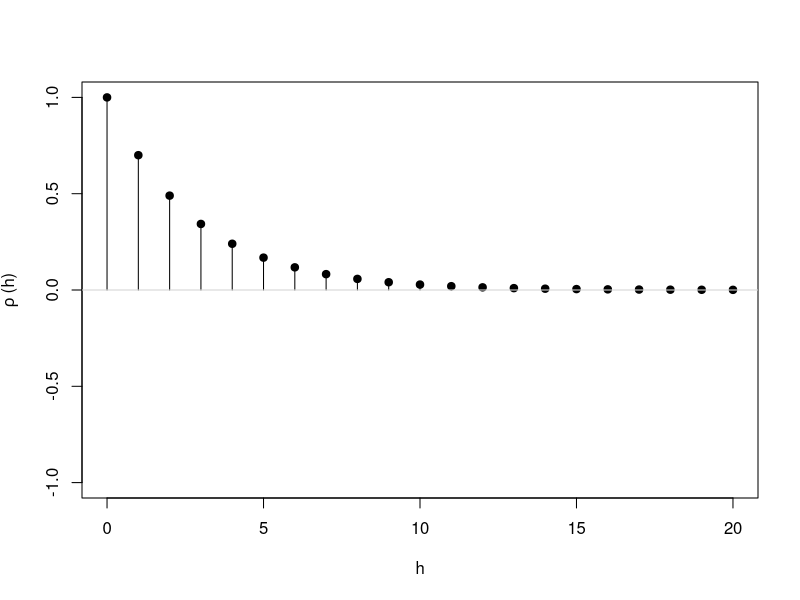
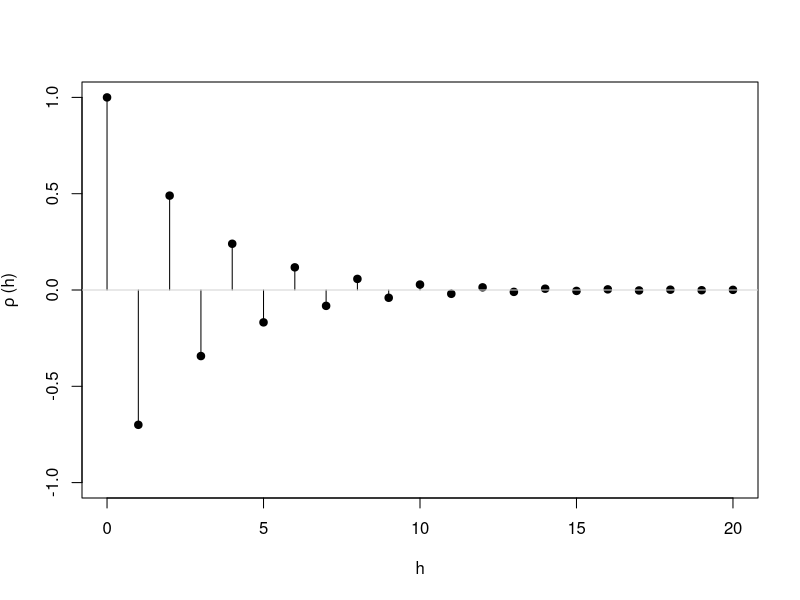
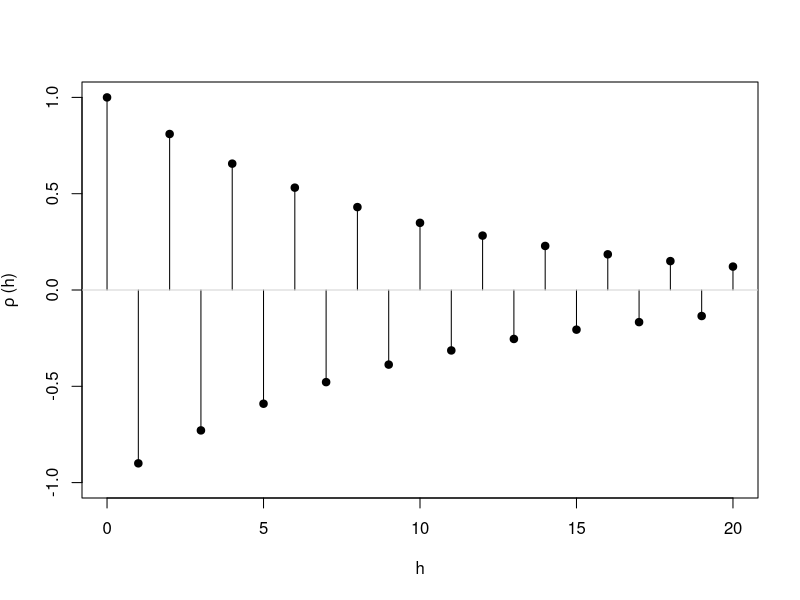
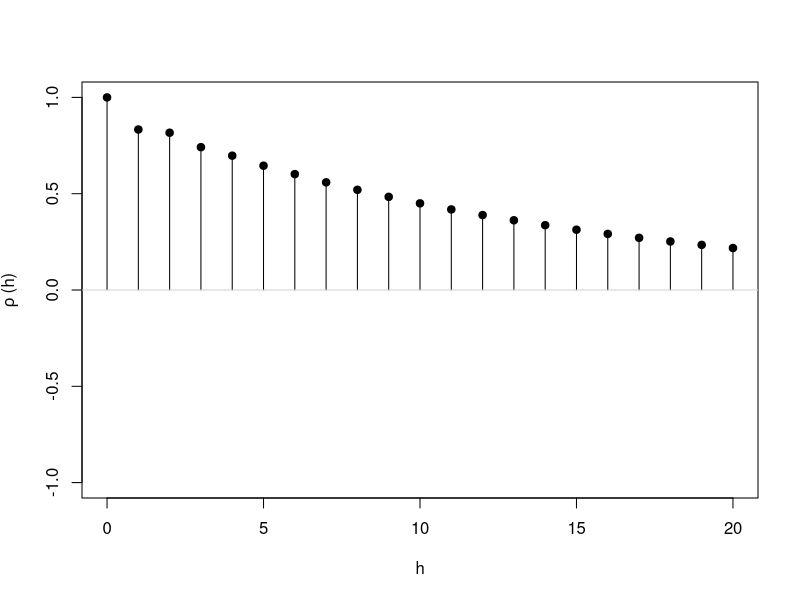
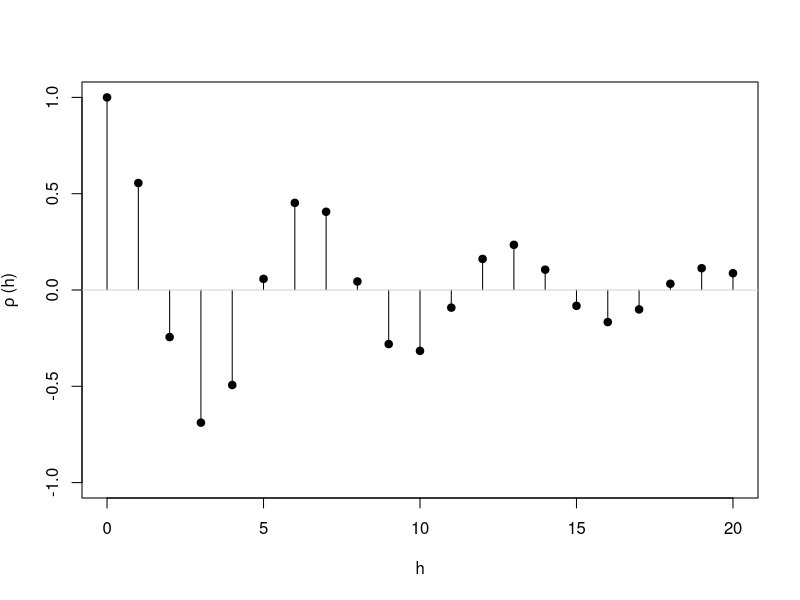
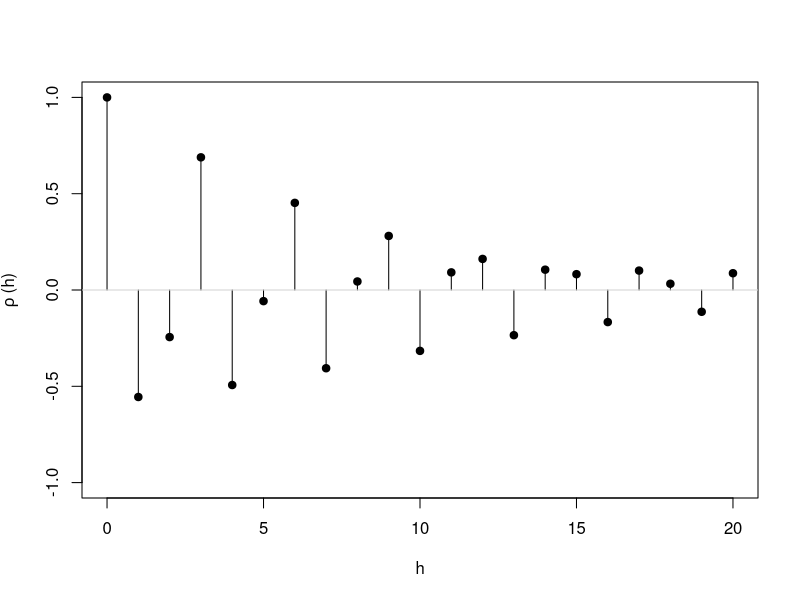
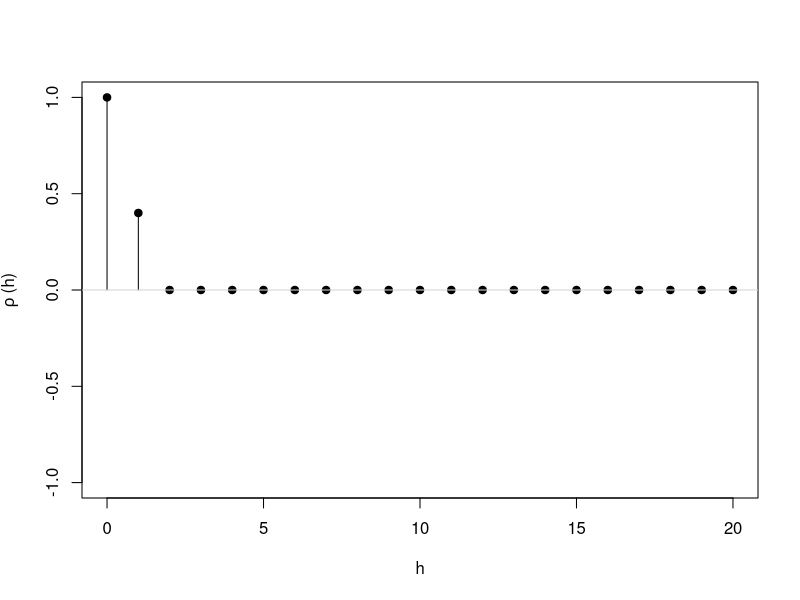
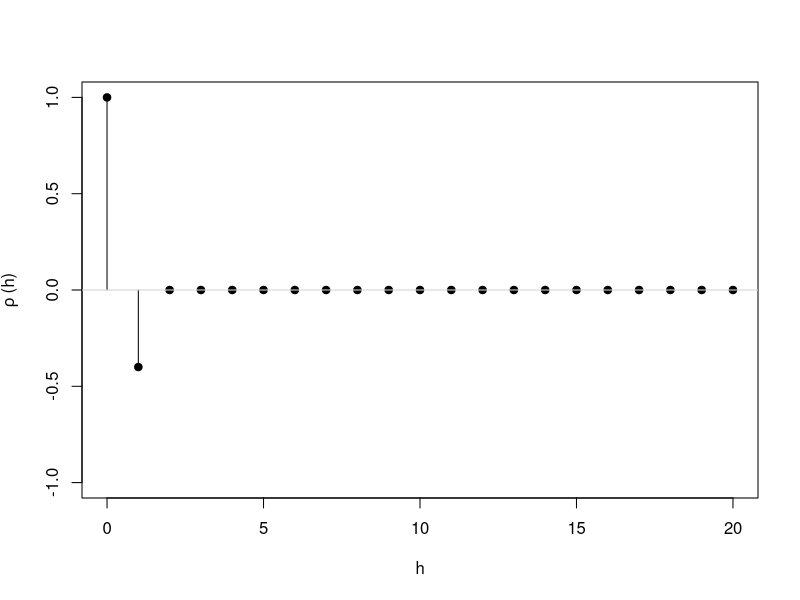

These charts were generated, in order, by the following R code:
## ---- chunk 1
#| echo: false
plot_arma_acf <- function(ar = numeric(), ma = numeric(), lag.max = 10){
  y_vals <- ARMAacf(ar = ar, ma = ma, lag.max = lag.max)
  plot(0:lag.max, y_vals, pch = 19, ylim = c(-1, 1),
       xlab = "h", ylab = expression(rho~"(h)"))
  segments(0:lag.max, 0, 0:lag.max, y_vals)
  abline(h = 0, col = "lightgrey")
}
## ---- chunk 2
plot_arma_acf(ar = c(0.7), lag.max = 20)
## ---- chunk 3
plot_arma_acf(ar = c(-0.7), lag.max = 20)
## ---- chunk 4
plot_arma_acf(ar = c(-0.9), lag.max = 20)
## ---- chunk 5
plot_arma_acf(ar = c(.5, .4), lag.max = 20)
## ---- chunk 6
plot_arma_acf(ar = c(1, -.8), lag.max = 20)
## ---- chunk 7
plot_arma_acf(ar = c(-1, -.8), lag.max = 20)
## ---- chunk 8
plot_arma_acf(ma = c(0.5), lag.max = 20)
## ---- chunk 9
plot_arma_acf(ma = c(-0.5), lag.max = 20)
## ---- chunk 10
plot_arma_acf(ma = c(-0.9), lag.max = 20)
## ---- chunk 11
plot_arma_acf(ma = c(0.4, -0.6), lag.max = 20)
## ---- chunk 12
plot_arma_acf(ar = c(0.6), lag.max = 20)
## ---- chunk 13
plot_arma_acf(ar = c(0.6), ma = c(-0.5), lag.max = 20)
## ---- chunk 14
plot_arma_acf(ar = c(0.9), ma = c(0.9), lag.max = 20)
